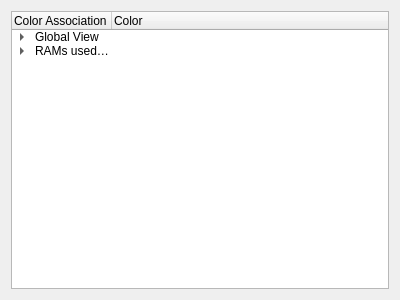
<?xml version="1.0" encoding="UTF-8"?>
<ui version="4.0">
 <class>MemoryAllocationLegend</class>
 <widget class="QWidget" name="MemoryAllocationLegend">
  <property name="geometry">
   <rect>
    <x>0</x>
    <y>0</y>
    <width>400</width>
    <height>300</height>
   </rect>
  </property>
  <property name="windowTitle">
   <string>Memory Allocation Legend</string>
  </property>
  <layout class="QGridLayout" name="gridLayout">
   <item row="0" column="0">
    <widget class="QTreeWidget" name="treeWidget">
     <column>
      <property name="text">
       <string>Color Association</string>
      </property>
     </column>
     <column>
      <property name="text">
       <string>Color</string>
      </property>
     </column>
     <item>
      <property name="text">
       <string>Global View</string>
      </property>
      <item>
       <property name="text">
        <string>LRAM 0</string>
       </property>
       <property name="text">
        <string/>
       </property>
       <property name="background">
        <brush brushstyle="SolidPattern">
         <color alpha="255">
          <red>255</red>
          <green>255</green>
          <blue>0</blue>
         </color>
        </brush>
       </property>
       <property name="foreground">
        <brush brushstyle="NoBrush">
         <color alpha="255">
          <red>0</red>
          <green>0</green>
          <blue>0</blue>
         </color>
        </brush>
       </property>
      </item>
      <item>
       <property name="text">
        <string>LRAM 1</string>
       </property>
       <property name="text">
        <string/>
       </property>
       <property name="background">
        <brush brushstyle="SolidPattern">
         <color alpha="255">
          <red>255</red>
          <green>0</green>
          <blue>255</blue>
         </color>
        </brush>
       </property>
      </item>
      <item>
       <property name="text">
        <string>LRAM 2</string>
       </property>
       <property name="text">
        <string/>
       </property>
       <property name="background">
        <brush brushstyle="SolidPattern">
         <color alpha="255">
          <red>0</red>
          <green>0</green>
          <blue>255</blue>
         </color>
        </brush>
       </property>
      </item>
      <item>
       <property name="text">
        <string>LRAM 3</string>
       </property>
       <property name="text">
        <string/>
       </property>
       <property name="background">
        <brush brushstyle="SolidPattern">
         <color alpha="255">
          <red>0</red>
          <green>255</green>
          <blue>0</blue>
         </color>
        </brush>
       </property>
       <property name="foreground">
        <brush brushstyle="NoBrush">
         <color alpha="255">
          <red>0</red>
          <green>0</green>
          <blue>0</blue>
         </color>
        </brush>
       </property>
      </item>
      <item>
       <property name="text">
        <string>GRAM</string>
       </property>
       <property name="text">
        <string/>
       </property>
       <property name="background">
        <brush brushstyle="SolidPattern">
         <color alpha="255">
          <red>255</red>
          <green>0</green>
          <blue>0</blue>
         </color>
        </brush>
       </property>
      </item>
     </item>
     <item>
      <property name="text">
       <string>RAMs used by CPU</string>
      </property>
      <item>
       <property name="text">
        <string>LRAM 0</string>
       </property>
       <property name="text">
        <string/>
       </property>
       <property name="background">
        <brush brushstyle="SolidPattern">
         <color alpha="255">
          <red>255</red>
          <green>255</green>
          <blue>0</blue>
         </color>
        </brush>
       </property>
      </item>
      <item>
       <property name="text">
        <string>LRAM 1</string>
       </property>
       <property name="text">
        <string/>
       </property>
       <property name="background">
        <brush brushstyle="SolidPattern">
         <color alpha="255">
          <red>255</red>
          <green>0</green>
          <blue>255</blue>
         </color>
        </brush>
       </property>
      </item>
      <item>
       <property name="text">
        <string>LRAM 2</string>
       </property>
       <property name="text">
        <string/>
       </property>
       <property name="background">
        <brush brushstyle="SolidPattern">
         <color alpha="255">
          <red>0</red>
          <green>0</green>
          <blue>255</blue>
         </color>
        </brush>
       </property>
      </item>
      <item>
       <property name="text">
        <string>LRAM 3</string>
       </property>
       <property name="text">
        <string/>
       </property>
       <property name="background">
        <brush brushstyle="SolidPattern">
         <color alpha="255">
          <red>0</red>
          <green>255</green>
          <blue>0</blue>
         </color>
        </brush>
       </property>
      </item>
      <item>
       <property name="text">
        <string>GRAM</string>
       </property>
       <property name="text">
        <string/>
       </property>
       <property name="background">
        <brush brushstyle="SolidPattern">
         <color alpha="255">
          <red>255</red>
          <green>0</green>
          <blue>0</blue>
         </color>
        </brush>
       </property>
      </item>
      <item>
       <property name="text">
        <string>Unused</string>
       </property>
       <property name="background">
        <brush brushstyle="NoBrush">
         <color alpha="255">
          <red>0</red>
          <green>0</green>
          <blue>0</blue>
         </color>
        </brush>
       </property>
       <property name="text">
        <string/>
       </property>
       <property name="background">
        <brush brushstyle="SolidPattern">
         <color alpha="255">
          <red>0</red>
          <green>0</green>
          <blue>0</blue>
         </color>
        </brush>
       </property>
      </item>
     </item>
    </widget>
   </item>
  </layout>
 </widget>
 <resources/>
 <connections/>
</ui>
